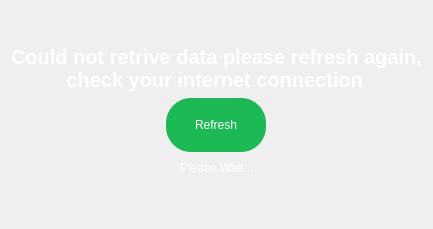
      <widget class="QWidget" name="page_3">
       <layout class="QVBoxLayout" name="verticalLayout_5">
        <item>
         <layout class="QHBoxLayout" name="horizontalLayout_10">
          <item>
           <spacer name="horizontalSpacer_10">
            <property name="orientation">
             <enum>Qt::Horizontal</enum>
            </property>
            <property name="sizeHint" stdset="0">
             <size>
              <width>40</width>
              <height>20</height>
             </size>
            </property>
           </spacer>
          </item>
          <item>
           <widget class="QLabel" name="cautionImage">
            <property name="styleSheet">
             <string notr="true"/>
            </property>
            <property name="text">
             <string>&lt;html&gt;&lt;head/&gt;&lt;body&gt;&lt;p&gt;&lt;br/&gt;&lt;/p&gt;&lt;/body&gt;&lt;/html&gt;</string>
            </property>
           </widget>
          </item>
          <item>
           <spacer name="horizontalSpacer_11">
            <property name="orientation">
             <enum>Qt::Horizontal</enum>
            </property>
            <property name="sizeHint" stdset="0">
             <size>
              <width>40</width>
              <height>20</height>
             </size>
            </property>
           </spacer>
          </item>
         </layout>
        </item>
        <item alignment="Qt::AlignHCenter">
         <widget class="QLabel" name="error_retriv">
          <property name="styleSheet">
           <string notr="true">color: white;
font: bold 20px;</string>
          </property>
          <property name="text">
           <string>Could not retrive data please refresh again,
          check your internet connection</string>
          </property>
          <property name="margin">
           <number>-1</number>
          </property>
         </widget>
        </item>
        <item alignment="Qt::AlignHCenter">
         <widget class="QPushButton" name="refresh_retriv">
          <property name="sizePolicy">
           <sizepolicy hsizetype="Fixed" vsizetype="Fixed">
            <horstretch>0</horstretch>
            <verstretch>0</verstretch>
           </sizepolicy>
          </property>
          <property name="styleSheet">
           <string notr="true">#refresh_retriv{
color: white;
background-color:  #1db954;
border-radius: 25px;
  padding: 20px;
  width: 60px;
font: bold 14px '://resources/fonts/Gotham-UltraItalic.otf';
 }
#refresh_retriv:hover {
	background-color: #3AE476;
 }
#refresh_retriv:pressed{
	background-color: #2BB85D;
}</string>
          </property>
          <property name="text">
           <string>Refresh</string>
          </property>
         </widget>
        </item>
        <item>
         <layout class="QHBoxLayout" name="horizontalLayout_11">
          <item>
           <spacer name="horizontalSpacer_12">
            <property name="orientation">
             <enum>Qt::Horizontal</enum>
            </property>
            <property name="sizeHint" stdset="0">
             <size>
              <width>40</width>
              <height>20</height>
             </size>
            </property>
           </spacer>
          </item>
          <item>
           <widget class="QLabel" name="wait_label2">
            <property name="styleSheet">
             <string notr="true">color: white;
font: 14pt  '://resources/fonts/GothamBook.ttf';</string>
            </property>
            <property name="text">
             <string>Please Wait...</string>
            </property>
           </widget>
          </item>
          <item>
           <spacer name="horizontalSpacer_13">
            <property name="orientation">
             <enum>Qt::Horizontal</enum>
            </property>
            <property name="sizeHint" stdset="0">
             <size>
              <width>40</width>
              <height>20</height>
             </size>
            </property>
           </spacer>
          </item>
         </layout>
        </item>
        <item>
         <spacer name="verticalSpacer_3">
          <property name="orientation">
           <enum>Qt::Vertical</enum>
          </property>
          <property name="sizeType">
           <enum>QSizePolicy::Minimum</enum>
          </property>
          <property name="sizeHint" stdset="0">
           <size>
            <width>20</width>
            <height>40</height>
           </size>
          </property>
         </spacer>
        </item>
       </layout>
      </widget>
